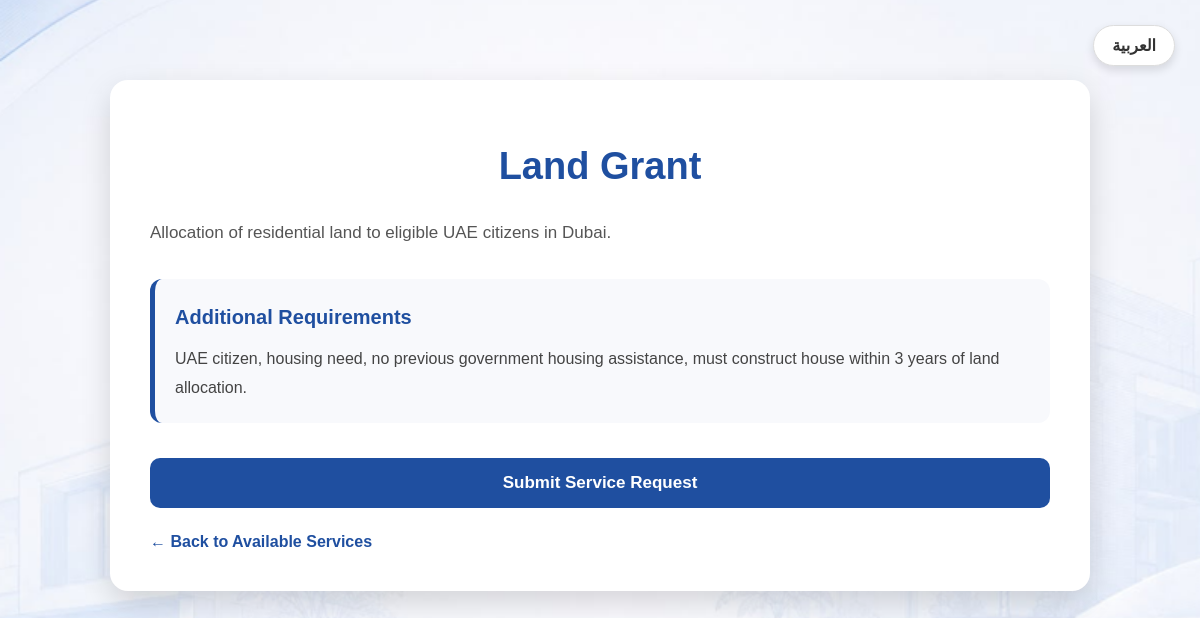
The app's page /customer/request.php?service=1 (signed in) with its own data.
### tables this page shows
CREATE TABLE `serviceeligibility` (
  `EligibilityID` int NOT NULL AUTO_INCREMENT,
  `ServiceID` int NOT NULL,
  `MinimumAge` int DEFAULT NULL,
  `MaximumAge` int DEFAULT NULL,
  `Gender` enum('Male','Female') DEFAULT NULL,
  `MaritalStatus` enum('Single','Married','Divorced','Widowed') DEFAULT NULL,
  `EmploymentStatus` enum('Employed','Unemployed','Retired','Student') DEFAULT NULL,
  `MinimumIncome` decimal(10,2) DEFAULT NULL,
  `MaximumIncome` decimal(10,2) DEFAULT NULL,
  `AdditionalRequirements` varchar(500) DEFAULT NULL,
  PRIMARY KEY (`EligibilityID`),
  UNIQUE KEY `ServiceID` (`ServiceID`),
  CONSTRAINT `serviceeligibility_ibfk_1` FOREIGN KEY (`ServiceID`) REFERENCES `service` (`ServiceID`)
);

CREATE TABLE `service` (
  `ServiceID` int NOT NULL AUTO_INCREMENT,
  `ServiceName` varchar(100) NOT NULL,
  `Description` varchar(500) NOT NULL,
  PRIMARY KEY (`ServiceID`)
);

### includes/language.php (called while the page is built, shortened)
<?php
$lang = require __DIR__ . "/../lang/" . $_SESSION["lang"] . ".php";
$dir = ($_SESSION["lang"] == "ar") ? "rtl" : "ltr";
?>

### customer/request.php (the view, shortened to what this page needs)
<?php
require_once "../config/database.php";
require_once "../includes/language.php";
$serviceID = (int)$_GET["service"];
$sql = "
SELECT
s.ServiceID,
s.ServiceName,
s.Description,
se.AdditionalRequirements
FROM Service s
LEFT JOIN ServiceEligibility se
ON s.ServiceID = se.ServiceID
WHERE s.ServiceID = ?
";
$stmt = $pdo->prepare($sql);
$stmt->execute([$serviceID]);
$service = $stmt->fetch(PDO::FETCH_ASSOC);
?>
<!DOCTYPE html>
<html lang="<?= $_SESSION["lang"] ?>" dir="<?= $dir ?>">
<head>
<link rel="stylesheet" href="../assets/css/style.css">
</head>
<body>
<div class="language-switch">
<?php if($_SESSION["lang"]=="en"){ ?>
<a class="language-btn"
href="../change_language.php?lang=ar&return=<?= urlencode($_SERVER['REQUEST_URI']) ?>">
العربية
</a>
<?php } ?>
</div>
<div class="container">
<h1><?= htmlspecialchars($service["ServiceName"]) ?></h1>
<p class="service-description">
<?= htmlspecialchars($service["Description"]) ?>
</p>
<?php if (!empty($service["AdditionalRequirements"])) { ?>
<div class="requirements">
<strong><?= $lang["additional_requirements"] ?></strong>
<?= nl2br(htmlspecialchars($service["AdditionalRequirements"])) ?>
</div>
<?php } ?>
<form method="POST">
<button type="submit" class="submit-btn">
<?= $lang["submit_service_request"] ?>
</button>
</form>
<a class="back-link" href="services.php">
← <?= $lang["back_to_available_services"] ?>
</a>
</div>
</body>
</html>

### assets/css/style.css (style rules this page uses)
body { margin:30; font-family:Arial, sans-serif; background-image:url("../images/background.png"); background-repeat:no-repeat; background-position:center center; background-size:cover; background-attachment:fixed; min-height:100vh; }

### customer/request.php (style rules this page uses)
body { margin:0; padding:40px 0; font-family:Arial,sans-serif; }
.container { width:900px; max-width:95%; margin:40px auto; background:#fff; border-radius:18px; padding:40px; box-shadow:0 12px 30px rgba(0,0,0,.15); }
h1 { text-align:center; color:#1f4fa0; font-size:38px; margin-bottom:30px; }
.service-description { font-size:17px; color:#555; line-height:1.8; margin-bottom:30px; }
.requirements { background:#f8f9fc; border-left:5px solid #1f4fa0; border-radius:12px; padding:20px; margin-bottom:35px; color:#444; line-height:1.8; }
.requirements strong { display:block; color:#1f4fa0; font-size:20px; margin-bottom:10px; }
.submit-btn { width:100%; padding:15px; border:none; border-radius:10px; background:#1f4fa0; color:#fff; font-size:17px; font-weight:bold; cursor:pointer; transition:.2s; }
.back-link { display:inline-block; margin-top:25px; color:#1f4fa0; text-decoration:none; font-weight:bold; }
.language-switch { position:fixed; top:25px; right:25px; z-index:100; }
.language-btn { display:inline-block; padding:10px 18px; background:#fff; color:#333; text-decoration:none; border-radius:25px; border:1px solid #ddd; box-shadow:0 4px 10px rgba(0,0,0,.12); font-weight:bold; transition:.2s; }

### records on screen
serviceeligibility: ServiceID.ServiceName "Land Grant", ServiceID.Description "Allocation of residential land to eligible UAE citizens in Dubai.", AdditionalRequirements "UAE citizen, housing need, no previous government housing assistance, must construct house within 3 years of land allocation."

### other values on screen
$lang["additional_requirements"] "Additional Requirements"
$lang["submit_service_request"] "Submit Service Request"
$lang["back_to_available_services"] "Back to Available Services"
